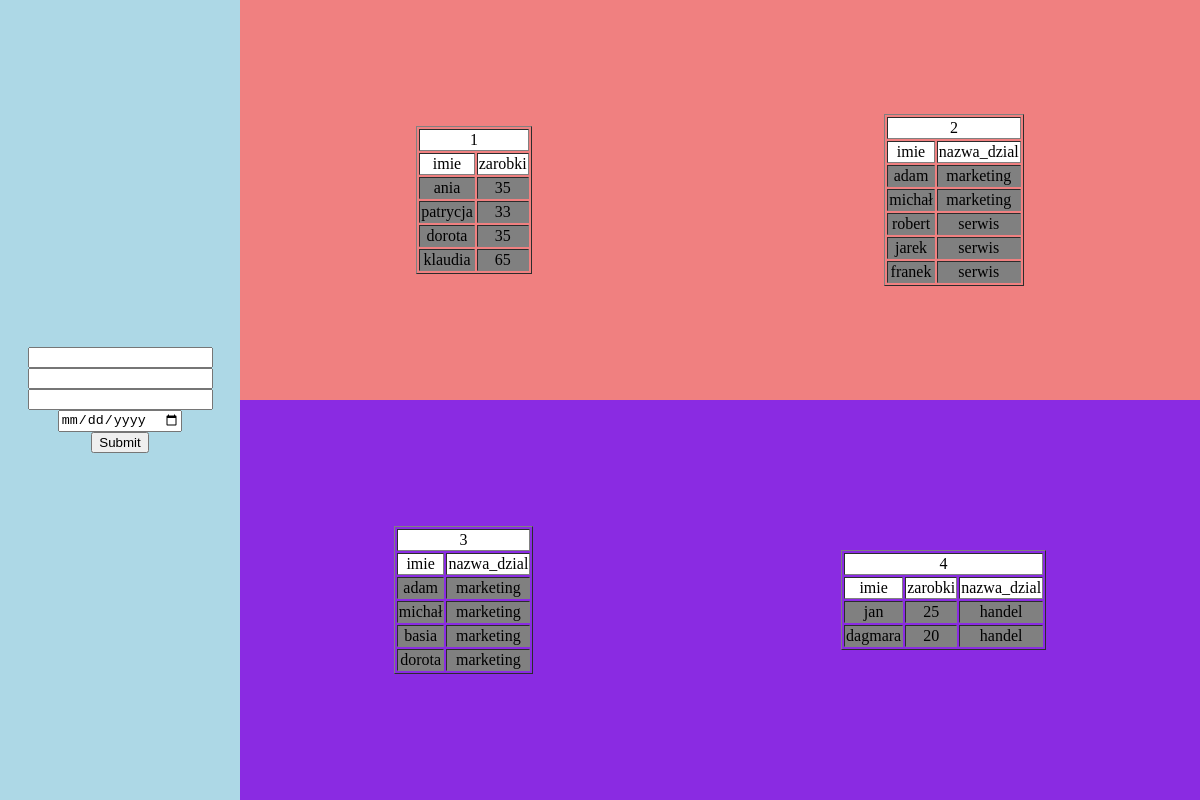
/Marzec19/index.php, run on the app's committed database.
### tables this page shows
CREATE TABLE `pracownicy` (
  `id_pracownicy` int(11) NOT NULL,
  `imie` varchar(30) NOT NULL,
  `dzial` int(11) NOT NULL,
  `zarobki` int(11) NOT NULL,
  `data_urodzenia` date NOT NULL
);

CREATE TABLE `organizacja` (
  `id_org` int(11) NOT NULL,
  `nazwa_dzial` varchar(20) NOT NULL
);

### Marzec19/index.php (the view, shortened to what this page needs)
<!DOCTYPE html>
<html>
<head>
    <link rel="stylesheet" type="text/css" media="screen" href="main.css" />
</head>
<body>
    <div class="main">
        <div class="a">
            <form action="dane.php" method="POST">
                <input type="text" name="imie"><br/>
                <input type="number" name="dzial"><br/>
                <input type="number" name="zarobki"><br/>
                <input type="date" name="data"><br/>
                <input type="submit">
            </form>
        </div>
        <div class="b">
            <div class="b1">
                <?php
                    $hn = "172.16.131.125";
                    $us = "z_asd";
                    $ps = "poi";
                    $dbn = "z_asd";
                    $conn = new mysqli($hn,$us,$ps,$dbn);
                    $sql = "SELECT * from pracownicy where imie like '%a' and zarobki > 25;";
                    $sql2 = "SELECT * from pracownicy,organizacja where imie not like'%a' and (dzial=1 or dzial=3) and id_org=dzial;";
                    $result = mysqli_query($conn,$sql);
                    $result2 = mysqli_query($conn,$sql2);
                    echo("<table border=1><tr><td colspan=2 bgcolor=white>1</td></tr>
                    <tr><td bgcolor=white>imie</td><td bgcolor=white>zarobki</td></tr>");
                    while($row = mysqli_fetch_assoc($result)){
                        echo("<tr><td bgcolor=gray>".$row["imie"]."</td><td bgcolor=gray>".$row["zarobki"]."</td></tr>");
                    };
                    echo("</table>");
                    echo("<table border=1><tr><td colspan=2 bgcolor=white>2</td></tr><tr><td bgcolor=white>imie</td><td bgcolor=white>nazwa_dzial</td></tr>");
                    while($row = mysqli_fetch_assoc($result2)){
                        echo("<tr><td bgcolor=gray>".$row["imie"]."</td><td bgcolor=gray>".$row["nazwa_dzial"]."</td></tr>");
                    };
                    echo("</table>");
                ?>
            </div>
            <div class="b2">
                <?php
                    $sql3 = "SELECT * from pracownicy,organizacja where dzial=3 and id_org=dzial;";
                    $result3 = mysqli_query($conn,$sql3);
                    $sql4 = "SELECT * from pracownicy,organizacja where dzial=2 and (zarobki>10 and zarobki<30) and id_org=dzial;";
                    $result4 = mysqli_query($conn,$sql4);
                    echo("<table border=1><tr><td colspan=2 bgcolor=white>3</td></tr><tr><td bgcolor=white>imie</td><td bgcolor=white>nazwa_dzial</td></tr>");
                    while($row = mysqli_fetch_assoc($result3)){
                        echo("<tr><td bgcolor=gray>".$row["imie"]."</td><td bgcolor=gray>".$row["nazwa_dzial"]."</td></tr>");
                    };
                    echo("</table>");
                    echo("<table border=1><tr><td colspan=3 bgcolor=white>4</td></tr><tr><td bgcolor=white>imie</td><td bgcolor=white>zarobki</td><td bgcolor=white>nazwa_dzial</td></tr>");
                    while($row = mysqli_fetch_assoc($result4)){
                        echo("<tr><td bgcolor=gray>".$row["imie"]."</td><td bgcolor=gray>".$row["zarobki"]."</td><td bgcolor=gray>".$row["nazwa_dzial"]."</td></tr>");
                    };
                    echo("</table>");
                ?>
            </div>
        </div>
    </div>
</body>
</html>

### Marzec19/main.css (style rules this page uses)
body { padding: 0px; margin: 0px; text-align: center; }
.main { height: 100vh; width: 100%; display: flex; flex-wrap: wrap; }
.a { height: 100vh; width: 20%; background-color: lightblue; display: flex; justify-content: center; align-items: center; }
.b { height: 100vh; width: 80%; display: flex; flex-wrap: wrap; }
.b1 { height: 50vh; width: 100%; background: lightcoral; display: flex; flex-wrap: wrap; justify-content: space-around; align-items: center; }
.b2 { height: 50vh; width: 100%; background: blueviolet; display: flex; flex-wrap: wrap; justify-content: space-around; align-items: center; }

### data on the page
pracownicy: imie "ania", zarobki "35"
pracownicy: imie "patrycja", zarobki "33"
pracownicy: imie "dorota", zarobki "35", organizacja.nazwa_dzial "marketing"
pracownicy: imie "klaudia", zarobki "65"
pracownicy: imie "adam", organizacja.nazwa_dzial "marketing"
pracownicy: imie "michał", organizacja.nazwa_dzial "marketing"
pracownicy: imie "robert", organizacja.nazwa_dzial "serwis"
pracownicy: imie "jarek", organizacja.nazwa_dzial "serwis"
pracownicy: imie "franek", organizacja.nazwa_dzial "serwis"
pracownicy: imie "basia", organizacja.nazwa_dzial "marketing"
pracownicy: imie "jan", zarobki "25", organizacja.nazwa_dzial "handel"
pracownicy: imie "dagmara", zarobki "20", organizacja.nazwa_dzial "handel"
